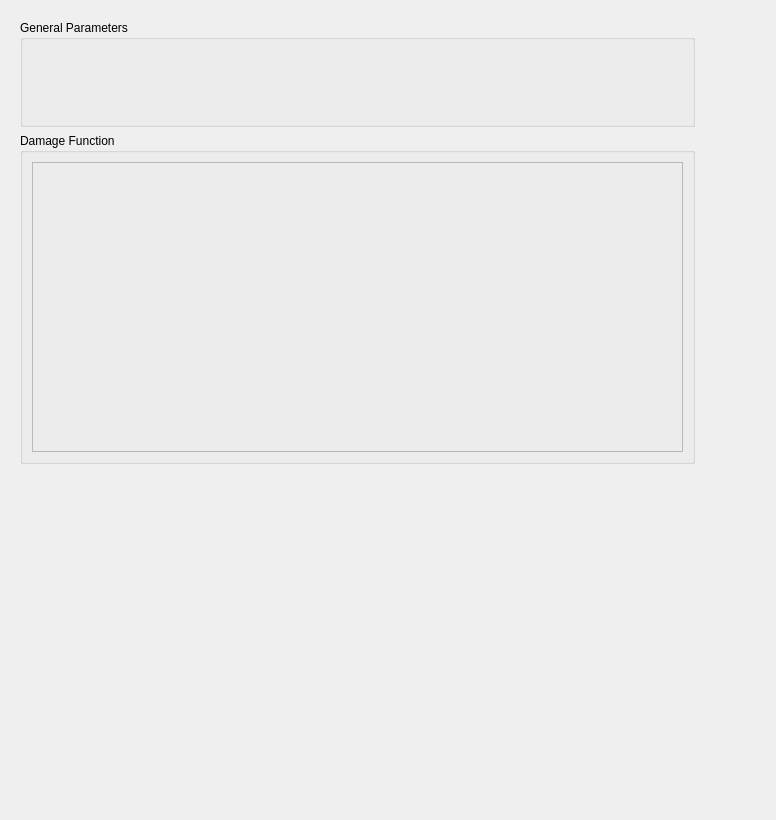
<?xml version="1.0" encoding="UTF-8"?>
<ui version="4.0">
 <class>DamGui_Pop_Function</class>
 <widget class="QWidget" name="DamGui_Pop_Function">
  <property name="geometry">
   <rect>
    <x>0</x>
    <y>0</y>
    <width>776</width>
    <height>820</height>
   </rect>
  </property>
  <property name="windowTitle">
   <string>Form</string>
  </property>
  <layout class="QVBoxLayout" name="verticalLayout">
   <item>
    <widget class="QScrollArea" name="scrollArea">
     <property name="frameShape">
      <enum>QFrame::NoFrame</enum>
     </property>
     <property name="frameShadow">
      <enum>QFrame::Plain</enum>
     </property>
     <property name="widgetResizable">
      <bool>true</bool>
     </property>
     <widget class="QWidget" name="scrollAreaWidgetContents">
      <property name="geometry">
       <rect>
        <x>0</x>
        <y>0</y>
        <width>758</width>
        <height>802</height>
       </rect>
      </property>
      <layout class="QVBoxLayout" name="verticalLayout_2">
       <property name="sizeConstraint">
        <enum>QLayout::SetFixedSize</enum>
       </property>
       <item>
        <widget class="QGroupBox" name="general_groupBox">
         <property name="minimumSize">
          <size>
           <width>675</width>
           <height>0</height>
          </size>
         </property>
         <property name="title">
          <string>General Parameters</string>
         </property>
         <layout class="QVBoxLayout" name="verticalLayout_3">
          <item>
           <widget class="Sys_Member_String_BaseWid" name="name" native="true">
            <property name="minimumSize">
             <size>
              <width>200</width>
              <height>30</height>
             </size>
            </property>
            <property name="maximumSize">
             <size>
              <width>16777215</width>
              <height>50</height>
             </size>
            </property>
           </widget>
          </item>
          <item>
           <widget class="Sys_Member_Int_BaseWid" name="id" native="true">
            <property name="minimumSize">
             <size>
              <width>200</width>
              <height>30</height>
             </size>
            </property>
            <property name="maximumSize">
             <size>
              <width>16777215</width>
              <height>50</height>
             </size>
            </property>
           </widget>
          </item>
         </layout>
        </widget>
       </item>
       <item>
        <widget class="QGroupBox" name="groupBox_1">
         <property name="minimumSize">
          <size>
           <width>675</width>
           <height>0</height>
          </size>
         </property>
         <property name="title">
          <string>Damage Function</string>
         </property>
         <layout class="QVBoxLayout" name="verticalLayout_4">
          <item>
           <widget class="QFrame" name="frame_1">
            <property name="minimumSize">
             <size>
              <width>200</width>
              <height>290</height>
             </size>
            </property>
            <property name="frameShape">
             <enum>QFrame::StyledPanel</enum>
            </property>
            <property name="frameShadow">
             <enum>QFrame::Raised</enum>
            </property>
            <layout class="QHBoxLayout" name="horizontalLayout">
             <item>
              <widget class="Sys_Plot_Frame" name="widget_plot" native="true"/>
             </item>
            </layout>
           </widget>
          </item>
         </layout>
        </widget>
       </item>
      </layout>
     </widget>
    </widget>
   </item>
  </layout>
 </widget>
 <customwidgets>
  <customwidget>
   <class>Sys_Plot_Frame</class>
   <extends>QWidget</extends>
   <header location="global">sys_plot_frame.h</header>
   <container>1</container>
  </customwidget>
  <customwidget>
   <class>Sys_Member_String_BaseWid</class>
   <extends>QWidget</extends>
   <header>sys_member_string_basewid.h</header>
   <container>1</container>
  </customwidget>
  <customwidget>
   <class>Sys_Member_Int_BaseWid</class>
   <extends>QWidget</extends>
   <header>sys_member_int_basewid.h</header>
   <container>1</container>
  </customwidget>
 </customwidgets>
 <resources/>
 <connections/>
</ui>
